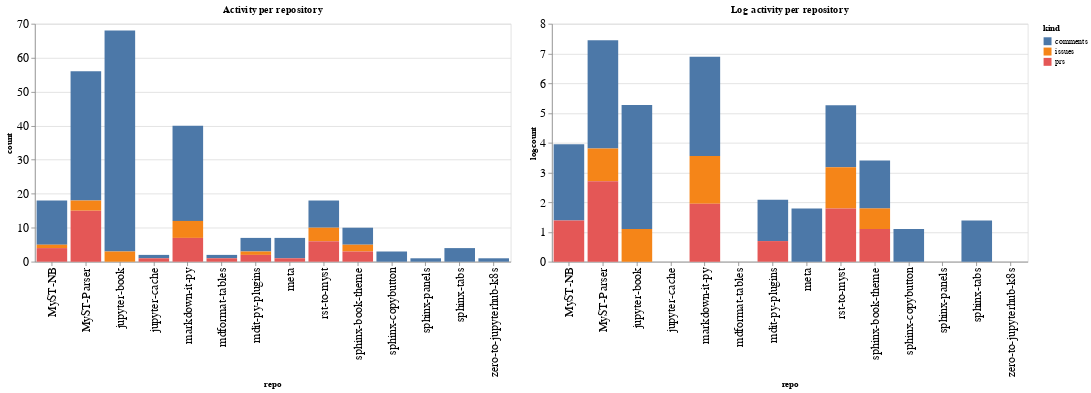

Notebook cell for this chart:
### Code cell
ch1 = alt.Chart(repo_summaries, width=600, title="Activity per repository").mark_bar().encode(
    x='repo',
    y='count',
    color='kind',
    tooltip="kind"
)

ch2 = alt.Chart(repo_summaries, width=600, title="Log activity per repository").mark_bar().encode(
    x='repo',
    y='logcount',
    color='kind',
    tooltip="kind"
)

ch1 | ch2

### Figure 1 — Vega-Lite specification as saved in the notebook (floating-point values rounded to 4 significant figures)
{"config": {"axisLeft": {"labelFontSize": 15}, "axisBottom": {"labelFontSize": 15}}, "hconcat": [{"mark": "bar", "encoding": {"color": {"type": "nominal", "field": "kind"}, "tooltip": {"type": "nominal", "field": "kind"}, "x": {"type": "nominal", "field": "repo"}, "y": {"type": "quantitative", "field": "count"}}, "title": "Activity per repository", "width": 600}, {"mark": "bar", "encoding": {"color": {"type": "nominal", "field": "kind"}, "tooltip": {"type": "nominal", "field": "kind"}, "x": {"type": "nominal", "field": "repo"}, "y": {"type": "quantitative", "field": "logcount"}}, "title": "Log activity per repository", "width": 600}], "data": {"name": "data-8e3d31c40736bff85e24fbc4e5ed1ce9"}, "$schema": "https://vega.github.io/schema/vega-lite/v4.8.1.json", "datasets": {"data-8e3d31c40736bff85e24fbc4e5ed1ce9": [{"repo": "MyST-NB", "kind": "comments", "count": 13, "logcount": 2.565}, {"repo": "MyST-NB", "kind": "issues", "count": 1, "logcount": 0.0}, {"repo": "MyST-NB", "kind": "prs", "count": 4, "logcount": 1.386}, {"repo": "MyST-Parser", "kind": "comments", "count": 38, "logcount": 3.638}, {"repo": "MyST-Parser", "kind": "issues", "count": 3, "logcount": 1.099}, {"repo": "MyST-Parser", "kind": "prs", "count": 15, "logcount": 2.708}, {"repo": "jupyter-book", "kind": "comments", "count": 65, "logcount": 4.174}, {"repo": "jupyter-book", "kind": "issues", "count": 3, "logcount": 1.099}, {"repo": "jupyter-cache", "kind": "comments", "count": 1, "logcount": 0.0}, {"repo": "jupyter-cache", "kind": "prs", "count": 1, "logcount": 0.0}, {"repo": "markdown-it-py", "kind": "comments", "count": 28, "logcount": 3.332}, {"repo": "markdown-it-py", "kind": "issues", "count": 5, "logcount": 1.609}, {"repo": "markdown-it-py", "kind": "prs", "count": 7, "logcount": 1.946}, {"repo": "mdformat-tables", "kind": "comments", "count": 1, "logcount": 0.0}, {"repo": "mdformat-tables", "kind": "prs", "count": 1, "logcount": 0.0}, {"repo": "mdit-py-plugins", "kind": "comments", "count": 4, "logcount": 1.386}, {"repo": "mdit-py-plugins", "kind": "issues", "count": 1, "logcount": 0.0}, {"repo": "mdit-py-plugins", "kind": "prs", "count": 2, "logcount": 0.6931}, {"repo": "meta", "kind": "comments", "count": 6, "logcount": 1.792}, {"repo": "meta", "kind": "prs", "count": 1, "logcount": 0.0}, {"repo": "rst-to-myst", "kind": "comments", "count": 8, "logcount": 2.079}, {"repo": "rst-to-myst", "kind": "issues", "count": 4, "logcount": 1.386}, {"repo": "rst-to-myst", "kind": "prs", "count": 6, "logcount": 1.792}, {"repo": "sphinx-book-theme", "kind": "comments", "count": 5, "logcount": 1.609}, {"repo": "sphinx-book-theme", "kind": "issues", "count": 2, "logcount": 0.6931}, {"repo": "sphinx-book-theme", "kind": "prs", "count": 3, "logcount": 1.099}, {"repo": "sphinx-copybutton", "kind": "comments", "count": 3, "logcount": 1.099}, {"repo": "sphinx-panels", "kind": "comments", "count": 1, "logcount": 0.0}, {"repo": "sphinx-tabs", "kind": "comments", "count": 4, "logcount": 1.386}, {"repo": "zero-to-jupyterhub-k8s", "kind": "comments", "count": 1, "logcount": 0.0}]}}
